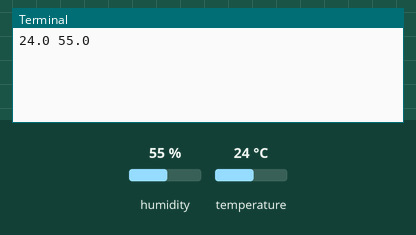
Recording of a program running on a simulated Raspberry Pi (BCM pin numbers). Shown: the last lines printed to the terminal. The test bench sets the inputs (shaded band); at power-on: humidity 55 %, temperature 24 °C. Files the program writes start out absent.

Above: at 1.2 s.
1.3 s: humidity set to 22 %
At 2.6 s:
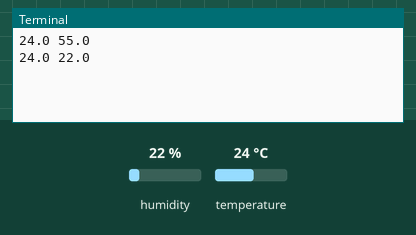
2.8 s: temperature set to 12 °C
At 4.1 s:
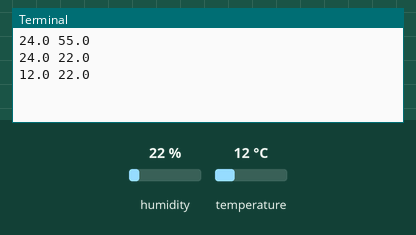
4.3 s: humidity set to 40 %
At 6.1 s:
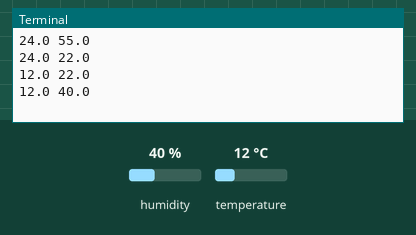
Timing chart, 0 to 7.6 s (numbered marks = the images above; inputs shaded):
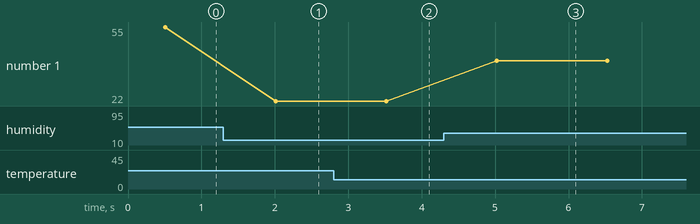

Measured:
- after the input at 1.3 s, the terminal: prints a new line after 0.71 s (image 1)
- after the input at 2.8 s, the terminal: prints a new line after 0.72 s (image 2)
- after the input at 4.3 s, the terminal: prints a new line after 0.72 s (image 3)
- plotted number 1: 55 → 22 after the input at 1.3 s, 22 → 40 after the input at 4.3 s

The program:

sensor_db.py
```python
import signal
import sqlite3
import sensor as DHT22
import time

conn = sqlite3.connect('/home/pi/2022_19/sensor.db')


conn.execute('''CREATE TABLE IF NOT EXISTS `SENSOR_DATA`
         (
        `DATA_TYPE` TEXT PRIMARY KEY NOT NULL,
        `VALUE` REAL NOT NULL
        );''')


conn.execute("INSERT OR IGNORE INTO `SENSOR_DATA` (`DATA_TYPE`,`VALUE`) VALUES( 'TEMPERATURE',0.0);")
conn.execute("INSERT OR IGNORE INTO `SENSOR_DATA` (`DATA_TYPE`,`VALUE`) VALUES( 'HUMIDITY',0.0);")


class DB_service:
    killer = False

    def __init__(self):
        signal.signal(signal.SIGINT, self.exit_servivice)
        signal.signal(signal.SIGTERM, self.exit_servivice)

    def exit_servivice(self, *args):
        self.killer = True
        exit(0)


if __name__ == '__main__':
    instance = DB_service()
    while not instance.killer:
        try:
            try:
                temperature = DHT22.get_temperature_c()
                humidity = DHT22.get_humidity()
                print(temperature,humidity)
                conn.execute("UPDATE OR IGNORE SENSOR_DATA SET VALUE = "+str(temperature)+" WHERE DATA_TYPE = 'TEMPERATURE';")
                conn.execute("UPDATE OR IGNORE SENSOR_DATA SET VALUE = "+str(humidity)+" WHERE DATA_TYPE = 'HUMIDITY';")
                conn.commit()
            except KeyboardInterrupt:
                print("Terminated by user")
                exit(0)

            time.sleep(1)
        except Exception as e:
            print("skipped reading")
            continue


conn.close()
```

sensor.py
```python
# sudo apt-get install build-essential python-dev
# sudo pip3 install adafruit-circuitpython-dht
import time
import board
import adafruit_dht

# Initial the dht device, with data pin connected to:

def get_temperature_c():
    dhtDevice = adafruit_dht.DHT22(board.D2)
    temperature_c = 0.00
    try:
        # Print the values to the serial port
        temperature_c = round(float(dhtDevice.temperature),2)

    except Exception:
        dhtDevice.exit()
        raise Exception

    dhtDevice.exit()
    return temperature_c

def get_temperature_f():
    dhtDevice = adafruit_dht.DHT22(board.D2)
    temperature_f = 0.00
    try:
        # Print the values to the serial port
        temperature_c = dhtDevice.temperature
        temperature_f = round(float(temperature_c * (9 / 5) + 32),2)

    except Exception:
        dhtDevice.exit()
        raise Exception

    dhtDevice.exit()
    return temperature_f

def get_humidity():
    humidity = 0.00
    dhtDevice = adafruit_dht.DHT22(board.D2)
    try:
        # Print the values to the serial port
        humidity = dhtDevice.humidity
        humidity = round(float(humidity),2)

    except Exception:
        dhtDevice.exit()
        raise Exception

    dhtDevice.exit()
    return humidity
```
